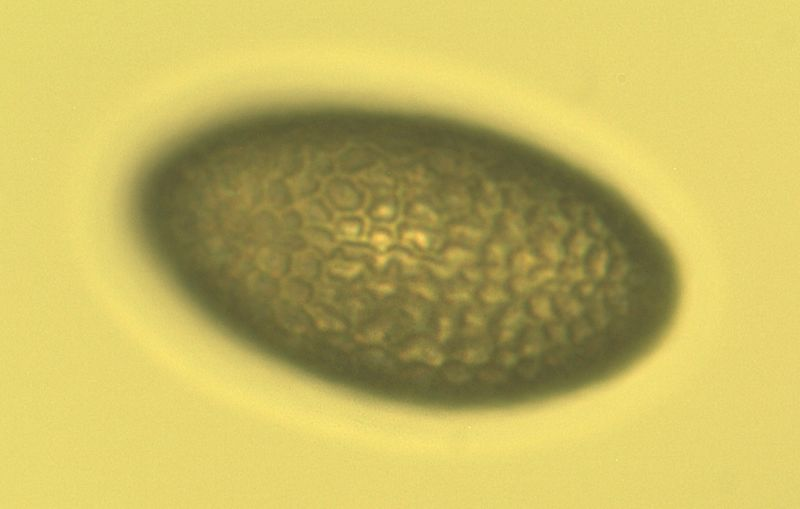
#> input picture Exam/pollen.jpg, 800 x 509 px
$ jupyter execute C20483462.ipynb
#> lines starting #> are read from the running program, lines starting #| are printed output that depends on the picture; after the words box and inside, x2 and y2 are one past the last pixel; in counts of white or black regions, pixels touching at a corner belong together
Write a program to extract the length, width and orientation of this cell, given that 1 pixel = 25 nm in this image. Note: the length is the widest part of the cell, the width the narrowest and the orientation is its angle relative to the horizontal (in degrees).

Tips (not required):

Create a binary mask from the image using thresholding or edge detection
Extract the contours in the binary image
Sort the contours by area so that the outline of the cell is the largest contour
Place an appropriate shape around this contour to extract its dimensions in pixels
Convert these pixel measurements to microns (μm) (1 micron = 1000 nm)
Design Specifications:

Your final design should be a single Jupyter Notebook, which, when run, will extract the dimensions of a dark cell on a bright background
The final output should be an image of the cell with the dimensions shown on the image as _____ μm x _____ μm and _____ °.
Your user interface should be simple. It should read in and output a single image
Refer to the General Assignment Guidelines to maximise your marks.

[cell 1]
#Algorithm Overview
# Import necessary libraries
# Convert image to Greyscale
# Apply adaptive threshold to the greyscale image to extract areas if interest
# Invert the thresholded image
# Extract contours from the image
# Find the maximum contours in the image (Assume this is the cell)
# Get the bounding box of the cell in pixels
# Calculate the width and height of the cell in pixels
# Crop the image to leave only the cell in the image
# Multiply height and width by 25 to calculate cell dimensions in nm
# Divide the height and width in nm by 1000 to calculate dimensions in microns
# Convert image from BGR to RGB
# Return original image using imShow() and display cell dimensions

# Import necessary libraries
import cv2
from matplotlib import pyplot as plt
from matplotlib import image as image

I = cv2.imread('./pollen.jpg')
#> I is the input picture: shape (509, 800, 3); mean B, G, R 96.9, 183.1, 197.6

#Convert the original image to Grayscale
G = cv2.cvtColor(I, cv2.COLOR_BGR2GRAY)
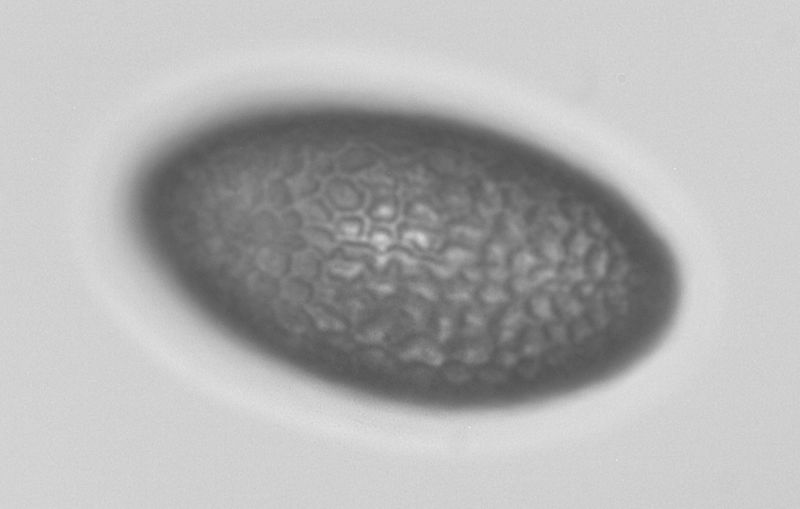
#> G: shape (509, 800); min 82, max 231, mean 177.7

# Apply adaptive thresholding to the grayscale image.
thresh = cv2.adaptiveThreshold(G, maxValue = 255,
                            adaptiveMethod = cv2.ADAPTIVE_THRESH_GAUSSIAN_C,
                            thresholdType = cv2.THRESH_BINARY,
                            blockSize = 45,
                            C = 3)
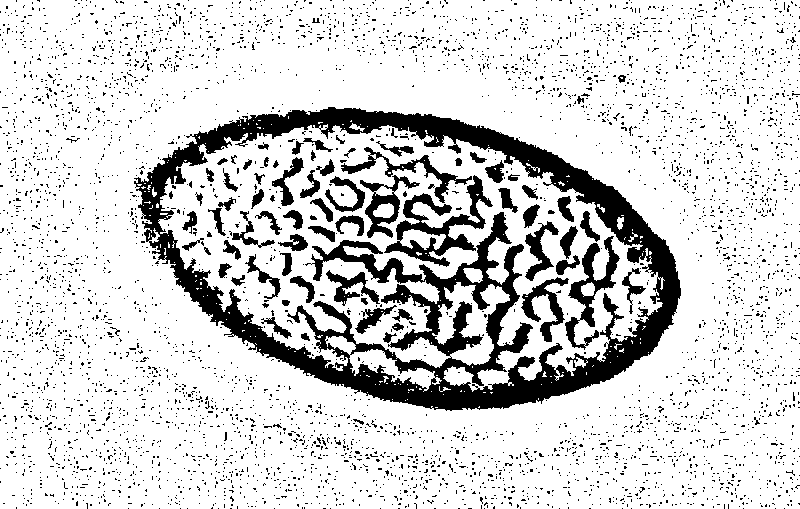
#> thresh: shape (509, 800); 82.8% white; 4680 black regions (4598 under 20 px), largest, box (x1, y1, x2, y2) and area: (134, 107, 681, 411) 38476, (384, 175, 493, 267) 2800, (565, 236, 620, 350) 1752

#Invert the thresholded image
inverted = cv2.bitwise_not(thresh)
#> inverted: shape (509, 800); 17.2% white; 4680 white regions (4598 under 20 px)

# Extract contours from the inverted image
contours, _ = cv2.findContours(inverted, cv2.RETR_EXTERNAL, cv2.CHAIN_APPROX_SIMPLE)
#> contours = 4456 contours, 4454 with area under 20; largest, box (x1, y1, x2, y2) and area: (134, 107, 681, 411) 119808, (618, 75, 626, 83) 34

# Find the maximum contour (assuming its the cell)
maxContour = max(contours, key=cv2.contourArea)
#> maxContour = contour of 1150 points, box (x1, y1, x2, y2) (134, 107, 681, 411), area 119808

# Get the bounding box of the cell
x, y, w, h = cv2.boundingRect(maxContour)
#> x = 134; y = 107; w = 547; h = 304

# Calculate the width and height of the cell
x = max(0, x)
y = max(0, y)
w = min(w, inverted.shape[1] - x)
h = min(h, inverted.shape[0] - y)

#Each pixel is 25nm so multiply height and width by 25
widthNM = w * 25
#> widthNM = 13675
heightNM = h * 25
#> heightNM = 7600

# Each micron is 1000nm so divide by 1000
width = widthNM / 1000
#> width = 13.68
height = heightNM / 1000
#> height = 7.6

#Convert the original image to Grayscale
RGB = cv2.cvtColor(I, cv2.COLOR_BGR2RGB)

message = (f"Cell Dimensions : {width}μm x {height}μm and is angled at __ Degrees")

#Uncomment to return only the cropped cell with no background
#cropped = I[y:y+h, x:x+w]
#return cropped
fig, axs = plt.subplots(1)
axs.imshow(RGB)
axs.set_title(message)
